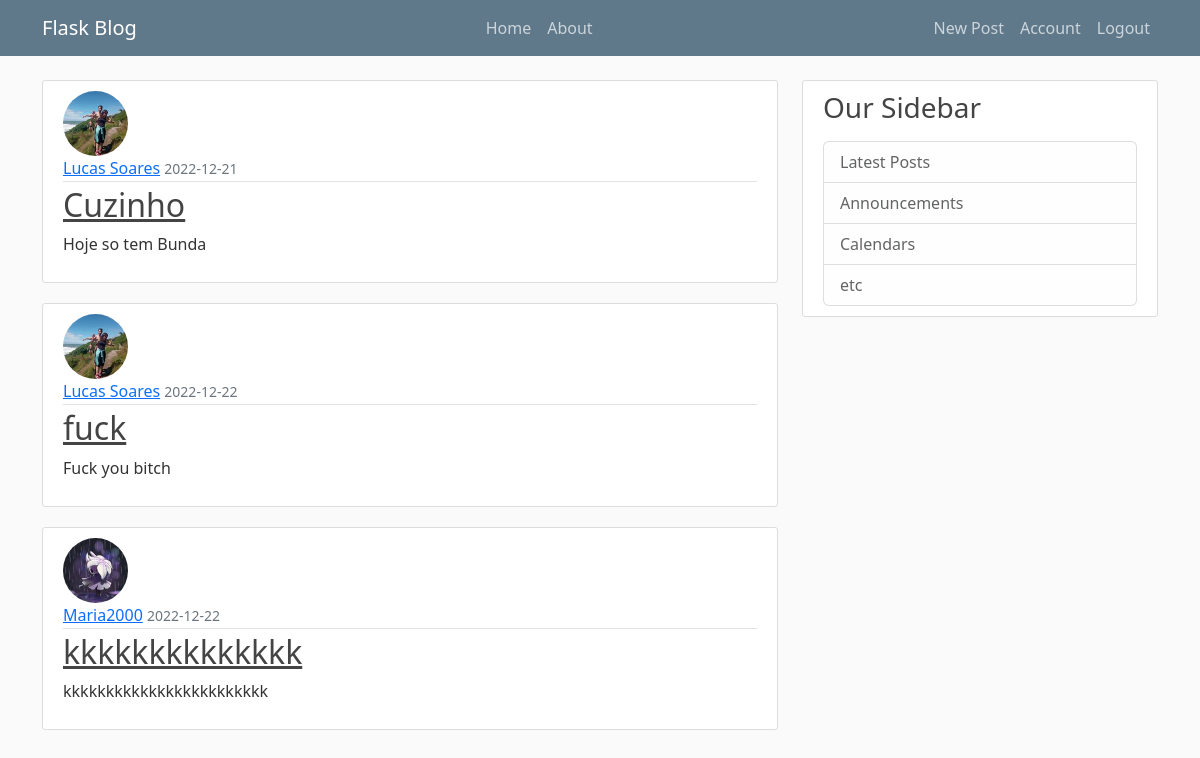
Screenshot of /home (signed in) with the database file from the repository.
### flaskblog/models.py (models this page shows, shortened)
class Post(db.Model):
    id = db.Column(db.Integer, primary_key=True)
    title = db.Column(db.String(100), nullable=False)
    date_posted = db.Column(db.DateTime, nullable=False, default=datetime.utcnow)
    content = db.Column(db.Text, nullable=False)
    user_id = db.Column(db.Integer, db.ForeignKey('user.id'), nullable=False)

class User(db.Model, UserMixin):
    id = db.Column(db.Integer, primary_key=True)
    username = db.Column(db.String(20), unique=True, nullable=False)
    email = db.Column(db.String(120), unique=True, nullable=False)
    image_file = db.Column(db.String(20), nullable=False, default='default.jpg')
    password = db.Column(db.String(60), nullable=False)
    post = db.relationship('Post', backref='author', lazy=True)

### flaskblog/routs.py (the view)
@app.route('/')
@app.route('/home')
def home():
    posts = Post.query.all()
    return render_template('home.html', posts=posts)

### flaskblog/models.py (called while the page is built)
@login_manager.user_loader
def load_user(user_id):
    return User.query.get(int(user_id))

### flaskblog/templates/home.html
{% extends "layout.html" %}
{% block content %}
    {% for post in posts %}
    <article class="media content-section">
        <img class="rounded-circle article-img" src="{{ url_for('static', filename='profile_pics/' + post.author.image_file) }}">
        <div class="media-body">
            <div class="article-metadata">
                <a class="mr-2" href="#">{{ post.author.username }}</a>
                <small class="text-muted">{{ post.date_posted.strftime('%Y-%m-%d') }}</small>
            </div>
            <h2><a class="article-title" href="{{ url_for('post', post_id=post.id) }}">{{ post.title }}</a></h2>
            <p class="article-content">{{ post.content }}</p>
        </div>
    </article>
    {% endfor %}
{% endblock content %}

### flaskblog/static/main.css (style rules this page uses)
body { background: #fafafa; color: #333333; margin-top: 5rem; }
h1, h2, h3, h4, h5, h6 { color: #444444; }
.content-section { background: #ffffff; padding: 10px 20px; border: 1px solid #dddddd; border-radius: 3px; margin-bottom: 20px; }
.article-title { color: #444444; }
.article-content { white-space: pre-line; }
.article-img { height: 65px; width: 65px; margin-right: 16px; }
.article-metadata { padding-bottom: 1px; margin-bottom: 4px; border-bottom: 1px solid #e3e3e3 }

### rows the page displays
Post: image_file (picture), author.username "Lucas Soares", date_posted "2022-12-21", title "Cuzinho", content "Hoje so tem Bunda"
Post: image_file (picture), author.username "Lucas Soares", date_posted "2022-12-22", title "fuck", content "Fuck you bitch"
Post: image_file (picture), author.username "Maria2000", date_posted "2022-12-22", title "kkkkkkkkkkkkkk", content "kkkkkkkkkkkkkkkkkkkkkkkk"
